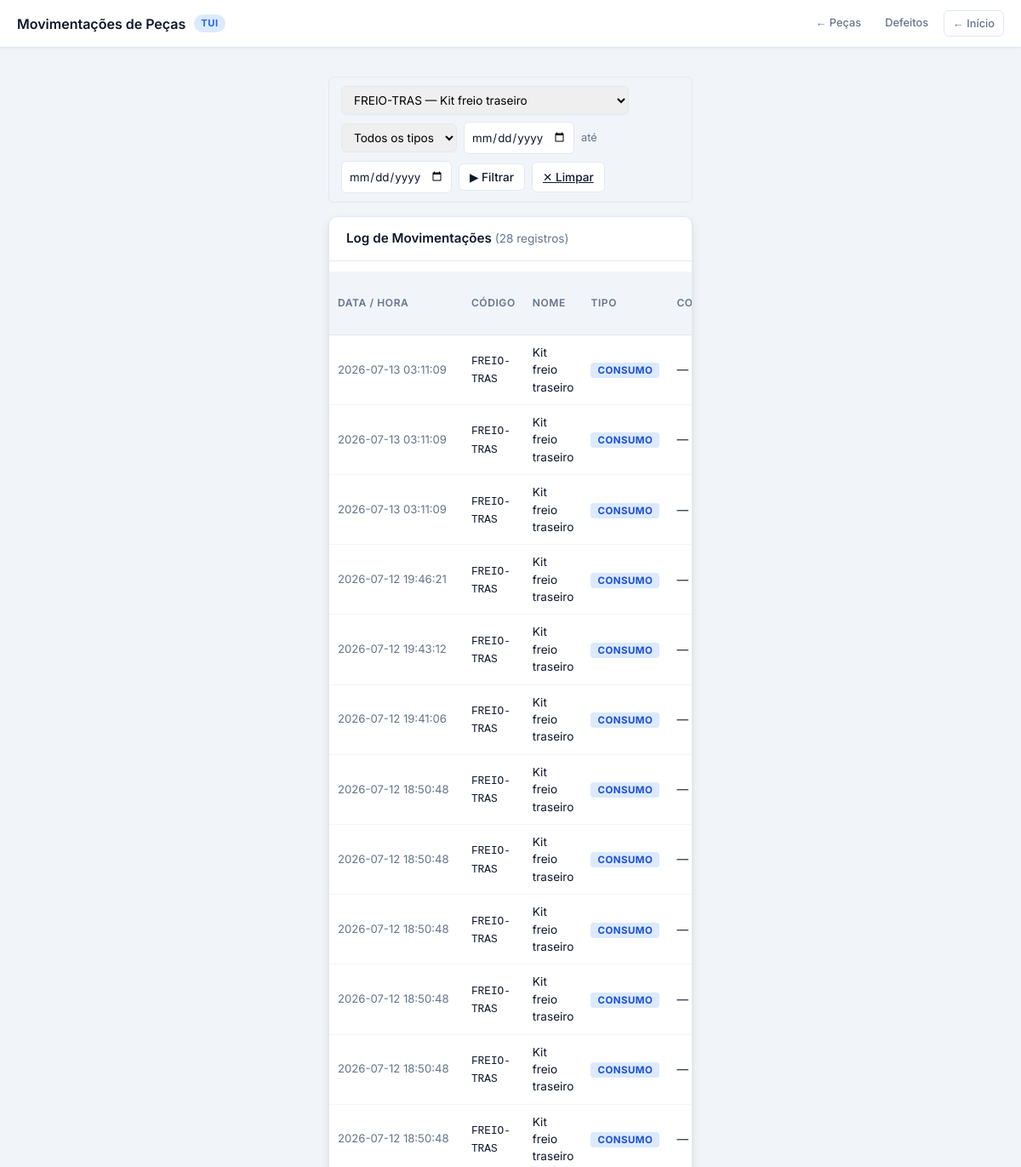
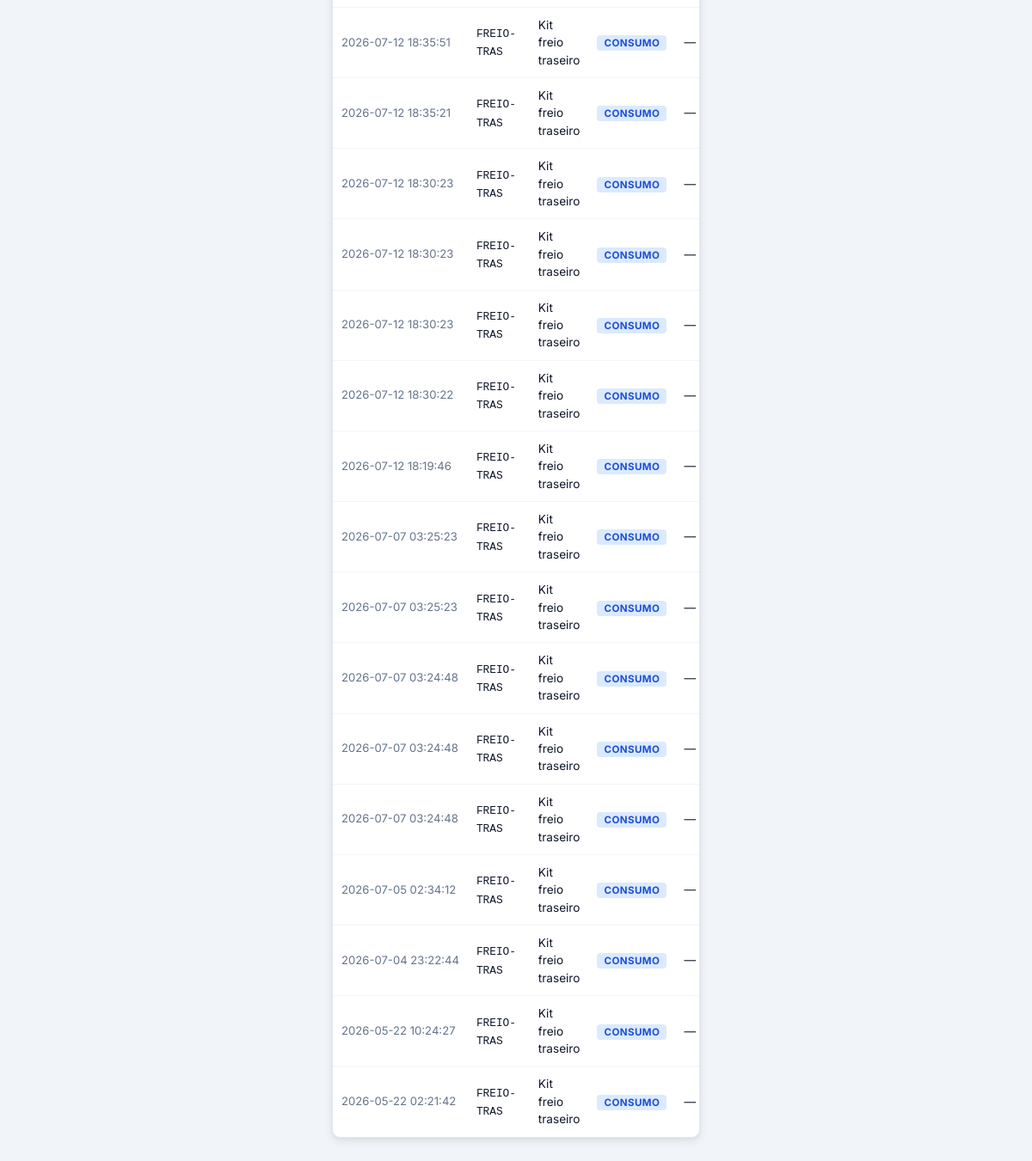
The app's page /pecas/movimentacoes?peca_id=7 with its own data (2 pictures, top to bottom).
### tables this page shows
CREATE TABLE movimentacoes_peca (
            id             INTEGER PRIMARY KEY AUTOINCREMENT,
            peca_id        INTEGER NOT NULL REFERENCES pecas(id),
            cor            TEXT DEFAULT NULL,
            tipo           TEXT NOT NULL,
            quantidade     INTEGER NOT NULL,
            motivo_detalhe TEXT DEFAULT '',
            num_pedido     TEXT DEFAULT '',
            num_lote       TEXT DEFAULT '',
            modelo_scooter TEXT DEFAULT NULL,
            data_hora      TIMESTAMP DEFAULT (strftime('%Y-%m-%d %H:%M:%S','now','localtime'))
        );

CREATE TABLE pecas (
            id               INTEGER PRIMARY KEY AUTOINCREMENT,
            codigo           TEXT UNIQUE NOT NULL,
            nome             TEXT NOT NULL,
            origem           TEXT NOT NULL,
            container_tipo   TEXT DEFAULT 'PADRAO',
            tem_variacao_cor INTEGER DEFAULT 0,
            peca_pai_id      INTEGER REFERENCES pecas(id),
            ativo            INTEGER DEFAULT 1
        , custo_unitario REAL DEFAULT 0);

### app/routes/pecas.py (the view)
@pecas_bp.route('/pecas/movimentacoes')
def movimentacoes():
    peca_id_filtro = request.args.get('peca_id', '').strip()
    tipo_filtro    = request.args.get('tipo', '').strip()
    data_inicio    = request.args.get('data_inicio', '').strip()
    data_fim       = request.args.get('data_fim', '').strip()
    mov = models.consultar_movimentacoes(
        peca_id    = int(peca_id_filtro) if peca_id_filtro else None,
        tipo       = tipo_filtro or None,
        data_inicio= data_inicio or None,
        data_fim   = data_fim or None,
    )
    pecas_lista = models.listar_pecas(apenas_ativas=True)
    return render_template(
        'pecas/movimentacoes.html',
        movimentacoes=mov,
        pecas_lista=pecas_lista,
        peca_id_filtro=peca_id_filtro,
        tipo_filtro=tipo_filtro,
        data_inicio=data_inicio,
        data_fim=data_fim,
    )

### app/models/connection.py (called while the page is built)
def get_connection():
    conn = sqlite3.connect(NOME_BANCO_DE_DADOS)
    conn.row_factory = sqlite3.Row
    return conn

### app/models/peca.py (called while the page is built)
def listar_pecas(apenas_ativas=True, apenas_raiz=False):
    conn = get_connection()
    conditions = []
    if apenas_ativas:
        conditions.append("p.ativo = 1")
    if apenas_raiz:
        conditions.append("p.peca_pai_id IS NULL")
    where = ("WHERE " + " AND ".join(conditions)) if conditions else ""
    query = f"""
        SELECT p.id, p.codigo, p.nome, p.origem, p.container_tipo,
               p.tem_variacao_cor, p.peca_pai_id, p.ativo,
               p.custo_unitario,
               COALESCE(SUM(ep.quantidade), 0) AS estoque_total
        FROM pecas p
        LEFT JOIN estoque_pecas ep ON ep.peca_id = p.id
        {where}
        GROUP BY p.id
        ORDER BY p.nome
    """
    rows = conn.execute(query).fetchall()
    conn.close()
    return [dict(row) for row in rows]

### app/templates/pecas/movimentacoes.html (shortened to what this page needs)
<!DOCTYPE html>
<html lang="pt-br">
<head>
    <link rel="stylesheet" href="{{ url_for('static', filename='css/style.css') }}">
</head>
<body>
<header class="page-header">
    <div class="page-header-title">
        Movimentações de Peças
        <span class="badge">TUI</span>
    </div>
    <div class="page-nav-links">
        <a href="{{ url_for('pecas') }}">← Peças</a>
        <a href="{{ url_for('defeitos_pecas') }}">Defeitos</a>
        <a href="{{ url_for('landing_page') }}" class="btn-back">← Início</a>
    </div>
</header>
<div class="container">
    <div class="filter-controls">
        <form method="get" action="{{ url_for('movimentacoes_pecas') }}"
              style="display:flex; align-items:center; gap:8px; flex-wrap:wrap;
                     background:none; box-shadow:none; margin:0; padding:0; border-radius:0;">
            <select name="peca_id" style="padding:7px 10px; border:1.5px solid var(--border);
                    border-radius:var(--radius-sm); font-family:inherit; font-size:0.85rem;">
                {% for p in pecas_lista %}
                <option value="{{ p.id }}" {% if peca_id_filtro == p.id|string %}selected{% endif %}>
                    {{ p.codigo }} — {{ p.nome }}
                </option>
                {% endfor %}
            </select>
            <select name="tipo" style="padding:7px 10px; border:1.5px solid var(--border);
                    border-radius:var(--radius-sm); font-family:inherit; font-size:0.85rem;">
                <option value="">Todos os tipos</option>
            </select>
            <input type="date" name="data_inicio" value="{{ data_inicio }}"
                   class="month-picker" style="width:130px;" title="Data início">
            <span style="color:var(--text-muted); font-size:0.8rem;">até</span>
            <input type="date" name="data_fim" value="{{ data_fim }}"
                   class="month-picker" style="width:130px;" title="Data fim">
            <button type="submit" class="btn" style="padding:7px 12px; font-size:0.85rem;">▶ Filtrar</button>
            <a href="{{ url_for('movimentacoes_pecas') }}" class="btn"
               style="padding:7px 12px; font-size:0.85rem;">✕ Limpar</a>
        </form>
    </div>
    <div style="background:var(--card); border-radius:var(--radius); box-shadow:var(--shadow-md);
                margin-top:16px; overflow:hidden; border:1px solid var(--border);">
        <div style="padding:14px 20px; border-bottom:1px solid var(--border); display:flex;
                    align-items:center; justify-content:space-between;">
            <h2 style="font-size:0.95rem; font-weight:600; margin:0;">
                Log de Movimentações
                <span style="font-weight:400; color:var(--text-muted); font-size:0.85rem;">
                    ({{ movimentacoes|length }} registros)
                </span>
            </h2>
        </div>
        <div style="overflow-x:auto;">
            <table>
                <thead>
                    <tr>
                        <th>Data / Hora</th>
                        <th>Código</th>
                        <th>Nome</th>
                        <th>Tipo</th>
                        <th>Cor</th>
                    </tr>
                </thead>
                <tbody>
                    {% for m in movimentacoes %}
                    <tr>
                        <td style="white-space:nowrap; color:var(--text-muted); font-size:0.82rem;">
                            {{ m.data_hora }}
                        </td>
                        <td><code style="font-size:0.8rem;">{{ m.codigo }}</code></td>
                        <td>{{ m.nome }}</td>
                        <td>
                            <span class="badge-tipo tipo-{{ m.tipo | lower }}">{{ m.tipo }}</span>
                        </td>
                        <td>{{ m.cor or '—' }}</td>
                    </tr>
                    {% else %}
                    <tr>
                        <td colspan="9" style="text-align:center; color:var(--text-muted); padding:32px;">
                            Nenhuma movimentação no período selecionado.
                        </td>
                    </tr>
                    {% endfor %}
                </tbody>
            </table>
        </div>
    </div>
</div>
</body>
</html>

### app/static/css/style.css (style rules this page uses)
:root { --primary: #2563eb; --primary-dark: #1d4ed8; --primary-light: #dbeafe; --success: #10b981; --success-dark: #059669; --danger: #ef4444; --danger-dark: #dc2626; --warning: #f59e0b; --warning-dark: #d97706; --surface: #f1f5f9; --card: #ffffff; --text: #0f172a; --text-muted: #64748b; --border: #e2e8f0; --radius: 10px; --radius-sm: 6px; --radius-lg: 14px; --shadow-sm: 0 1px 2px rgba(0,0,0,0.06); --shadow: 0 1px 3px rgba(0,0,0,0.10), 0 1px 2px rgba(0,0,0,0.06); --shadow-md: 0 4px 12px rgba(0,0,0,0.08), 0 2px 4px rgba(0,0,0,0.04); --shadow-lg: 0 10px 30px rgba(0,0,0,0.10), 0 4px 10px rgba(0,0,0,0.05); }
*, *::before, *::after { box-sizing: border-box; }
body { font-family: 'Inter', sans-serif; margin: 0; background-color: var(--surface); color: var(--text); font-size: 15px; line-height: 1.5; }
h1, h2, h3 { margin: 0; font-weight: 600; }
.page-header { background: var(--card); border-bottom: 1px solid var(--border); padding: 0 20px; display: flex; align-items: center; justify-content: space-between; height: 56px; position: sticky; top: 0; z-index: 100; box-shadow: var(--shadow-sm); }
.page-header-title { font-size: 1rem; font-weight: 600; color: var(--text); display: flex; align-items: center; gap: 10px; }
.page-header-title .badge { background: var(--primary-light); color: var(--primary); font-size: 0.7rem; font-weight: 700; padding: 2px 8px; border-radius: 999px; text-transform: uppercase; letter-spacing: 0.05em; }
.btn-back { display: inline-flex; align-items: center; gap: 6px; text-decoration: none; color: var(--text-muted); font-size: 0.875rem; font-weight: 500; padding: 6px 12px; border-radius: var(--radius-sm); border: 1px solid var(--border); background: var(--card); transition: all 0.15s ease; }
.page-nav-links { display: flex; gap: 8px; }
.page-nav-links a { text-decoration: none; color: var(--text-muted); font-size: 0.8rem; font-weight: 500; padding: 5px 10px; border-radius: var(--radius-sm); transition: all 0.15s; }
.container { width: 100%; max-width: 460px; margin: 0 auto; padding: 20px 16px 40px; }
form { background: var(--card); border-radius: var(--radius-lg); box-shadow: var(--shadow-md); margin-bottom: 20px; overflow: hidden; }
.btn { padding: 9px 12px; border: 1.5px solid var(--border); background: var(--card); border-radius: var(--radius-sm); cursor: pointer; font-size: 0.9rem; font-family: inherit; color: var(--text); font-weight: 500; transition: all 0.15s ease; flex: 1; min-height: 42px; text-align: center; }
table { width: 100%; font-size: 0.85rem; border-collapse: collapse; margin-top: 12px; }
thead th { padding: 10px 10px; text-align: left; font-size: 0.75rem; font-weight: 600; text-transform: uppercase; letter-spacing: 0.05em; color: var(--text-muted); background: var(--surface); border-bottom: 1px solid var(--border); }
tbody td { padding: 10px 10px; border-bottom: 1px solid #f1f5f9; color: var(--text); vertical-align: middle; }
tbody tr:last-child td { border-bottom: none; }
.filter-controls { display: flex; flex-wrap: wrap; align-items: center; gap: 8px; background: var(--surface); padding: 10px 14px; border-radius: var(--radius-sm); margin-top: 14px; border: 1px solid var(--border); }
.filter-controls .btn { flex: none; padding: 6px 12px; font-size: 0.8rem; min-height: auto; }
.month-picker { padding: 8px; border: 1.5px solid var(--border); border-radius: var(--radius-sm); font-family: inherit; color: var(--text); cursor: pointer; background: var(--card); height: 38px; }

### app/templates/pecas/movimentacoes.html (style rules this page uses)
.badge-tipo { font-size: 0.72rem; font-weight: 700; padding: 2px 8px; border-radius: 4px; letter-spacing: .04em; }
.tipo-consumo { background: #dbeafe; color: #1d4ed8; }

### records on screen
movimentacoes_peca: data_hora "2026-07-13 03:11:09", codigo "FREIO-TRAS", nome "Kit freio traseiro", tipo "CONSUMO", cor "—"
movimentacoes_peca: data_hora "2026-07-13 03:11:09", codigo "FREIO-TRAS", nome "Kit freio traseiro", tipo "CONSUMO", cor "—"
movimentacoes_peca: data_hora "2026-07-13 03:11:09", codigo "FREIO-TRAS", nome "Kit freio traseiro", tipo "CONSUMO", cor "—"
movimentacoes_peca: data_hora "2026-07-12 19:46:21", codigo "FREIO-TRAS", nome "Kit freio traseiro", tipo "CONSUMO", cor "—"
movimentacoes_peca: data_hora "2026-07-12 19:43:12", codigo "FREIO-TRAS", nome "Kit freio traseiro", tipo "CONSUMO", cor "—"
movimentacoes_peca: data_hora "2026-07-12 19:41:06", codigo "FREIO-TRAS", nome "Kit freio traseiro", tipo "CONSUMO", cor "—"
movimentacoes_peca: data_hora "2026-07-12 18:50:48", codigo "FREIO-TRAS", nome "Kit freio traseiro", tipo "CONSUMO", cor "—"
movimentacoes_peca: data_hora "2026-07-12 18:50:48", codigo "FREIO-TRAS", nome "Kit freio traseiro", tipo "CONSUMO", cor "—"
movimentacoes_peca: data_hora "2026-07-12 18:50:48", codigo "FREIO-TRAS", nome "Kit freio traseiro", tipo "CONSUMO", cor "—"
movimentacoes_peca: data_hora "2026-07-12 18:50:48", codigo "FREIO-TRAS", nome "Kit freio traseiro", tipo "CONSUMO", cor "—"
movimentacoes_peca: data_hora "2026-07-12 18:50:48", codigo "FREIO-TRAS", nome "Kit freio traseiro", tipo "CONSUMO", cor "—"
movimentacoes_peca: data_hora "2026-07-12 18:50:48", codigo "FREIO-TRAS", nome "Kit freio traseiro", tipo "CONSUMO", cor "—"
movimentacoes_peca: data_hora "2026-07-12 18:35:51", codigo "FREIO-TRAS", nome "Kit freio traseiro", tipo "CONSUMO", cor "—"
movimentacoes_peca: data_hora "2026-07-12 18:35:21", codigo "FREIO-TRAS", nome "Kit freio traseiro", tipo "CONSUMO", cor "—"
movimentacoes_peca: data_hora "2026-07-12 18:30:23", codigo "FREIO-TRAS", nome "Kit freio traseiro", tipo "CONSUMO", cor "—"
movimentacoes_peca: data_hora "2026-07-12 18:30:23", codigo "FREIO-TRAS", nome "Kit freio traseiro", tipo "CONSUMO", cor "—"
movimentacoes_peca: data_hora "2026-07-12 18:30:23", codigo "FREIO-TRAS", nome "Kit freio traseiro", tipo "CONSUMO", cor "—"
movimentacoes_peca: data_hora "2026-07-12 18:30:22", codigo "FREIO-TRAS", nome "Kit freio traseiro", tipo "CONSUMO", cor "—"
movimentacoes_peca: data_hora "2026-07-12 18:19:46", codigo "FREIO-TRAS", nome "Kit freio traseiro", tipo "CONSUMO", cor "—"
movimentacoes_peca: data_hora "2026-07-07 03:25:23", codigo "FREIO-TRAS", nome "Kit freio traseiro", tipo "CONSUMO", cor "—"
movimentacoes_peca: data_hora "2026-07-07 03:25:23", codigo "FREIO-TRAS", nome "Kit freio traseiro", tipo "CONSUMO", cor "—"
movimentacoes_peca: data_hora "2026-07-07 03:24:48", codigo "FREIO-TRAS", nome "Kit freio traseiro", tipo "CONSUMO", cor "—"
movimentacoes_peca: data_hora "2026-07-07 03:24:48", codigo "FREIO-TRAS", nome "Kit freio traseiro", tipo "CONSUMO", cor "—"
movimentacoes_peca: data_hora "2026-07-07 03:24:48", codigo "FREIO-TRAS", nome "Kit freio traseiro", tipo "CONSUMO", cor "—"
movimentacoes_peca: data_hora "2026-07-05 02:34:12", codigo "FREIO-TRAS", nome "Kit freio traseiro", tipo "CONSUMO", cor "—"
movimentacoes_peca: data_hora "2026-07-04 23:22:44", codigo "FREIO-TRAS", nome "Kit freio traseiro", tipo "CONSUMO", cor "—"
movimentacoes_peca: data_hora "2026-05-22 10:24:27", codigo "FREIO-TRAS", nome "Kit freio traseiro", tipo "CONSUMO", cor "—"
movimentacoes_peca: data_hora "2026-05-22 02:21:42", codigo "FREIO-TRAS", nome "Kit freio traseiro", tipo "CONSUMO", cor "—"

### other values on screen
{{ movimentacoes|length }} "28"
form field peca_id "FREIO-TRAS — Kit freio traseiro"
